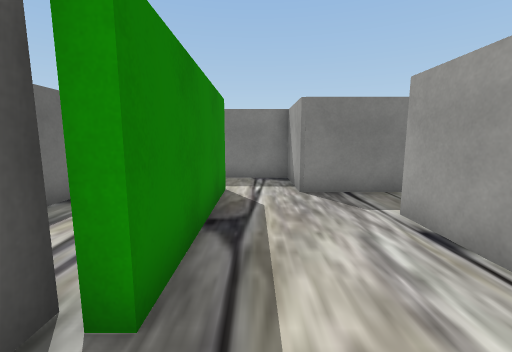
View 1 (above)

18 first-person views from a walk through a Unity game level. The camera is 1.3 m above the floor, tilts 8° down and sees 90° across. The floor is counted in squares, 1 m on a side. Each view is taken from the middle of a square. On the plan, view 1 faces up. The plan holds only what a view shows up to about 13 squares ahead; the rest is blank. The place goes on beyond the plan. The player character is not drawn. Some surface patterns are stand-ins.

View 2
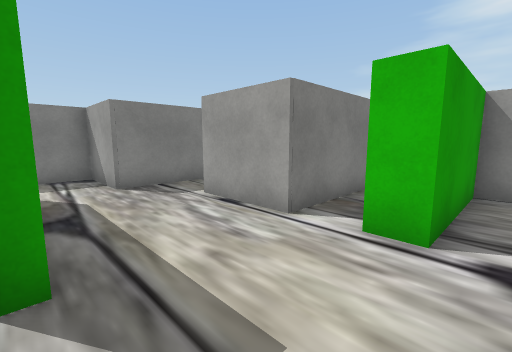

View 3
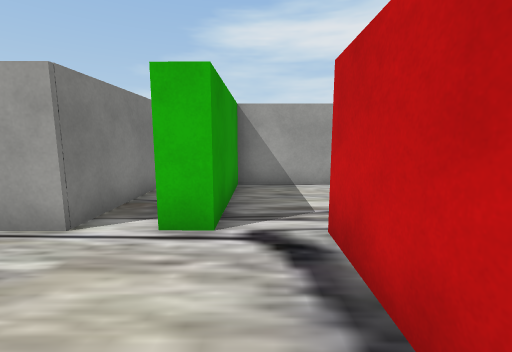

View 4
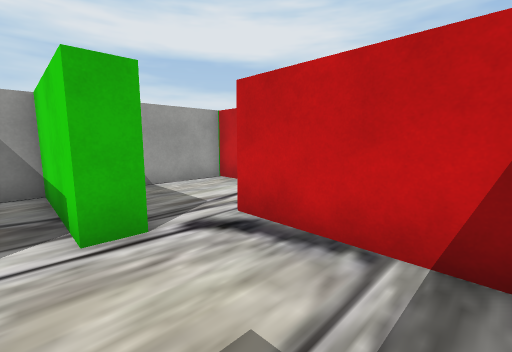

View 5
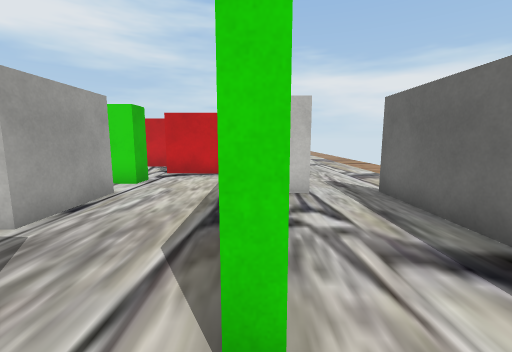

View 6
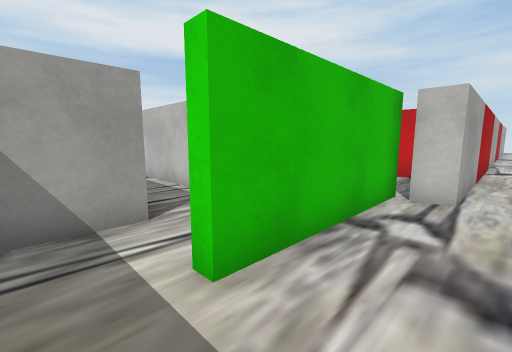

View 7
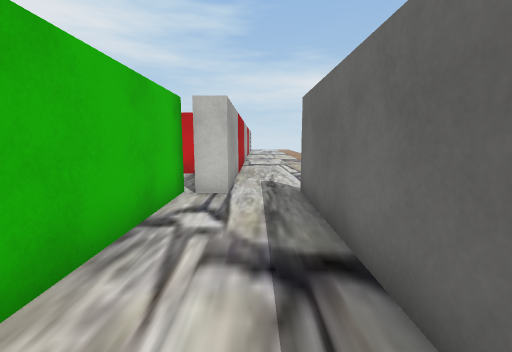

View 8
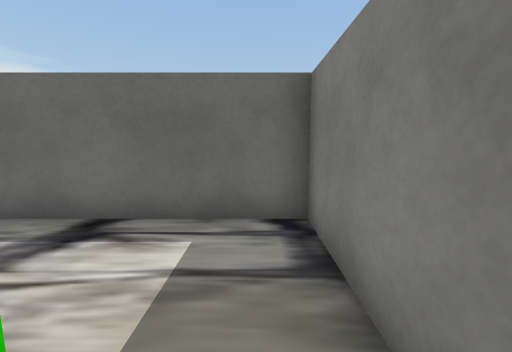

View 9
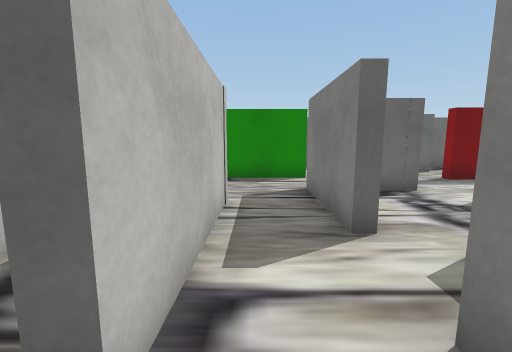

View 10
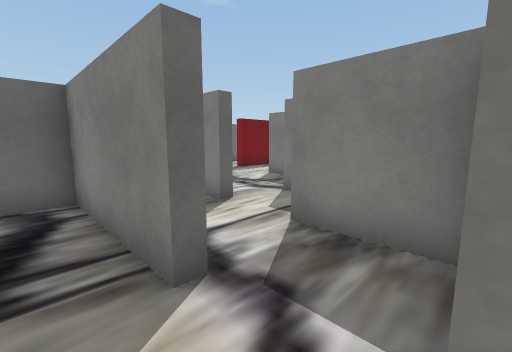

View 11
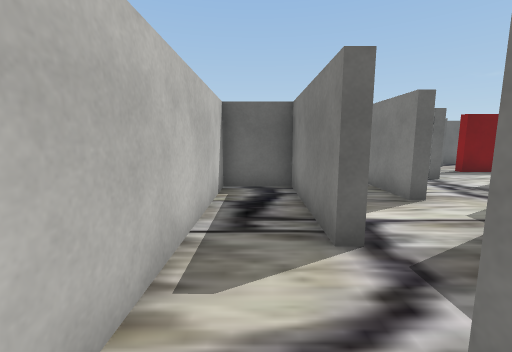

View 12
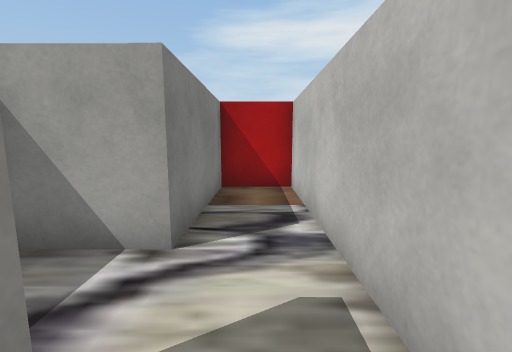

View 13
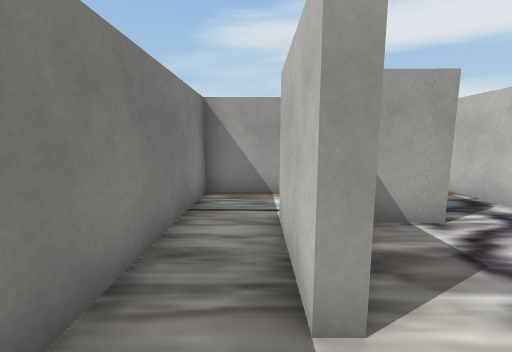

View 14
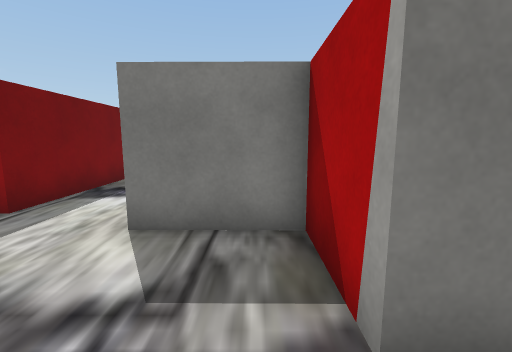

View 15
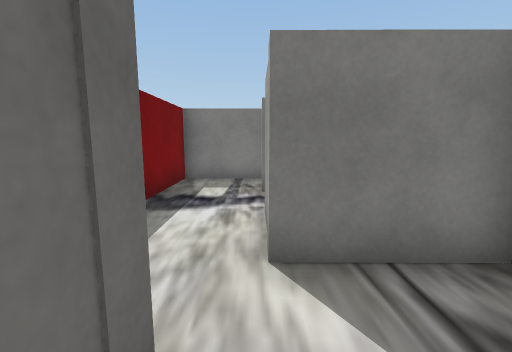

View 16
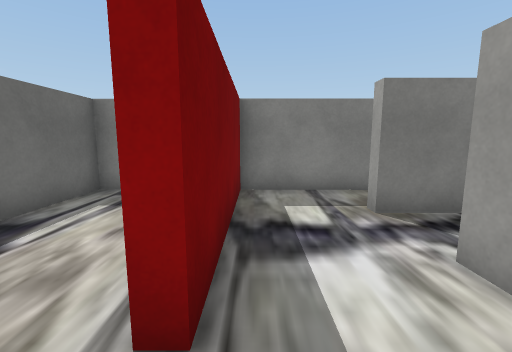

View 17
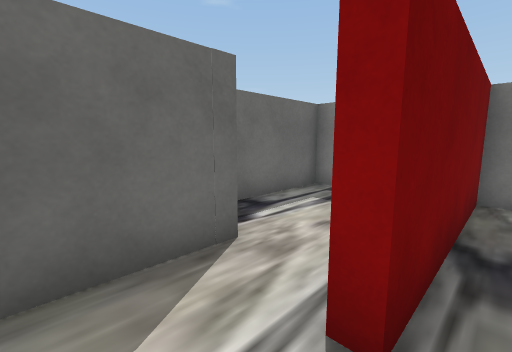

View 18
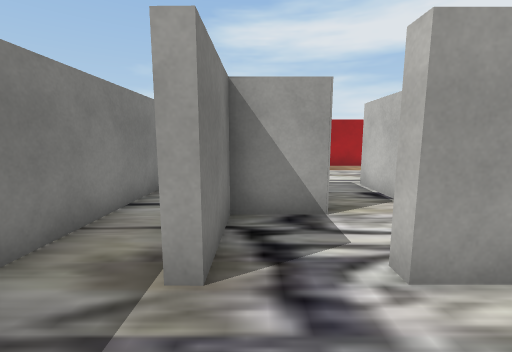

### Floor plan
Ten units are one square. View 1 is at (0, 0); x grows to the right and y downward. Boxes are objects, and circles mark ways between rooms. Rooms are numbered by the first view taken in them; rooms with no view inside come last. Other rooms are left out.
<svg viewBox="-46 -172 182 223">
<path fill="none" stroke="#000" d="M-15 -18 -15 -12M25 4 25 -4 65 -3 65 -11M-12 20 26 20M59 -16 25 -16 25 -44 44 -44M-8 -67 -8 -16 -12 -16M46 -63 11 -63M-4 -88 -41 -89 -41 -25M-12 -26 -12 -67 -8 -67M-23 -18 -15 -18M11 -63 11 -88 -4 -88M87 -63 65 -63M89 -40 89 -59M70 -43 70 -40 29 -41 29 -21 131 -20 131 -40 89 -40M114 -64 114 -83 47 -83M65 -63 65 -67 94 -67M15 -92 15 -81M47 -83 47 -106 22 -106M-4 -126 -4 -114 -9 -114M22 -106 22 -126M22 -126 26 -126M26 -167 -4 -167 -4 -126M44 -126 44 -145 22 -145 22 -149M33 46 64 46 65 5 25 4M-25 -122 -25 -99M-41 -167 -41 -132M46 -67 46 -63M44 -44 70 -43"/>
<circle cx="0" cy="-60" r="3" fill="#2a7"/>
<circle cx="30" cy="10" r="3" fill="#2a7"/>
<circle cx="35" cy="-50" r="3" fill="#2a7"/>
<circle cx="-10" cy="-75" r="3" fill="#2a7"/>
<circle cx="80" cy="-40" r="3" fill="#2a7"/>
<circle cx="70" cy="-50" r="3" fill="#2a7"/>
<circle cx="50" cy="-70" r="3" fill="#2a7"/>
<circle cx="55" cy="-60" r="3" fill="#2a7"/>
<circle cx="20" cy="-100" r="3" fill="#2a7"/>
<circle cx="5" cy="-120" r="3" fill="#2a7"/>
<circle cx="-10" cy="-105" r="3" fill="#2a7"/>
<text x="10" y="-20">1</text>
<text x="-20" y="-60">2</text>
<text x="0" y="-80">3</text>
<text x="70" y="-50">4</text>
<text x="80" y="-30">5</text>
<text x="90" y="-70">6</text>
<text x="30" y="-90">7</text>
<text x="0" y="-110">8</text>
<text x="20" y="-140">9</text>
<text x="40" y="20">10</text>
<text x="-20" y="-140">11</text>
<text x="50" y="-60">12</text>
</svg>
Room 1 opens to room 3. Room 1 opens to room 10. Room 1 opens to room 12. Room 2 opens to room 3. Room 4 opens to room 5. Room 4 opens to room 12. Room 6 opens to room 7. Room 6 opens to room 12. Room 7 opens to room 8. Room 8 opens to room 9. Room 8 opens to room 11.

Where each view was taken, in squares from view 1:
view 1: 0 up, 0 right, facing up
view 2: 1 down, 1 left, facing up-right
view 3: 1 down, 1 left, facing right
view 4: 1 up, 1 left, facing down-right
view 5: 8 up, 1 left, facing down
view 6: 8 up, 3 left, facing down-right
view 7: 8 up, 3 left, facing down
view 8: 8 up, 0 right, facing left
view 9: 5 up, 8 right, facing left
view 10: 3 up, 9 right, facing up-left
view 11: 3 up, 10 right, facing left
view 12: 3 up, 6 right, facing right
view 13: 7 up, 5 right, facing right
view 14: 7 up, 4 right, facing up
view 15: 8 up, 2 right, facing up
view 16: 10 up, 0 right, facing up
view 17: 10 up, 0 right, facing up-left
view 18: 14 up, 0 right, facing right
